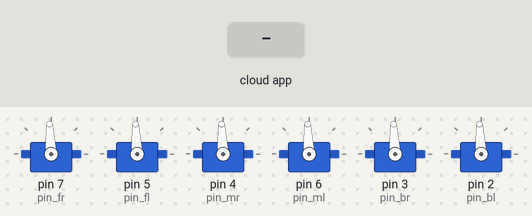
Bench run of a sketch on a simulated Arduino Mega 2560, built with avr-gcc and run on an emulated ATmega2560. On the bench: 6 × servo. The test bench sets the inputs (shaded band). The ROS host is connected and sends only what is stated.

Above: at 8.2 s.
8.3 s: the phone or cloud app sets PWM_VALUE to 0
At 10.4 s:
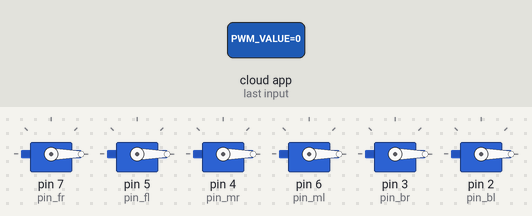
Timing chart, 0 to 11.9 s (numbered marks = the images above; inputs shaded):
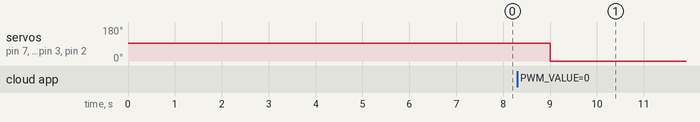

Measured:
- after the input at 8.3 s, servo on pin 7 (pin_fr), servo on pin 5 (pin_fl), servo on pin 4 (pin_mr), servo on pin 6 (pin_ml), servo on pin 3 (pin_br), servo on pin 2 (pin_bl): 93° → 0° after 0.70 s

The sketch:

thruster_calibration.ino
```cpp
#include <Servo.h>
#include <ros.h>
#include <ros/time.h>
#include <sensor_msgs/Range.h>
#include <std_msgs/Int32.h>
#include <std_msgs/Int32MultiArray.h>
#include <std_msgs/Float32.h>
#include <std_msgs/String.h>

std_msgs::String pub_msg;
// std_msgs::String imu_msg;
// std_msgs::String pressure_msg;

Servo servoFrontRight;
Servo servoFrontLeft;
Servo servoMiddleRight;
Servo servoMiddleLeft;
Servo servoBackLeft;
Servo servoBackRight;

// ===== for Arduino Mega ===========
byte pin_fr = 7;
byte pin_fl = 5;
byte pin_mr = 4;
byte pin_ml = 6;
byte pin_br = 3;
byte pin_bl = 2;

ros::NodeHandle nh;

int pwm_fr=1500 ,pwm_fl=1500,pwm_mr=1500,pwm_ml=1500,pwm_br=1500,pwm_bl=1500;
String pwm_value="1500 1500 1500 1500 1500 1500";
// String imu_value="imu value";
// String pressure_value="pressure value";
char pwm[30]= "1500 1500 1500 1500 1500 1500";
// char imu_c[9]= "imu value";
// char pressure_c[14]= "pressure value";


void message7(const std_msgs::String& msg)
{
  //Serial.print("Inside Message7 ");
  //Serial.print(int(msg.data));
  pwm_value= msg.data;


  pwm_fr= (pwm_value.substring(0,4)).toInt();
  pwm_fl= (pwm_value.substring(5,9)).toInt();
  pwm_mr= (pwm_value.substring(10,14)).toInt();
  pwm_ml= (pwm_value.substring(15,19)).toInt();
  pwm_br= (pwm_value.substring(20,24)).toInt();
  pwm_bl= (pwm_value.substring(25)).toInt();

}


ros::Publisher pub("Verify", &pub_msg);
ros::Subscriber<std_msgs::String> sub("PWM_VALUE", &message7);

void setup()
{

  nh.initNode();
  nh.subscribe(sub);
  nh.advertise(pub);
  // nh.advertise(pub_imu);
  // nh.advertise(pub_pressure);

  servoFrontRight.attach(pin_fr);
  servoFrontLeft.attach(pin_fl);
  servoMiddleRight.attach(pin_mr);
  servoMiddleLeft.attach(pin_ml);
  servoBackRight.attach(pin_br);
  servoBackLeft.attach(pin_bl);

  servoFrontRight.writeMicroseconds(1500);
  servoFrontLeft.writeMicroseconds(1500);
  servoMiddleRight.writeMicroseconds(1500);
  servoMiddleLeft.writeMicroseconds(1500);
  servoBackRight.writeMicroseconds(1500);
  servoBackLeft.writeMicroseconds(1500);

  delay(7000); // delay to allow the ESC to recognize the stopped signal<br />
}

void MOVE()
{
  //servoFrontRight.write(pwm_fr);


  servoFrontRight.writeMicroseconds(pwm_fr);
  servoFrontLeft.writeMicroseconds(pwm_fl);
  servoMiddleRight.writeMicroseconds(pwm_mr);
  servoMiddleLeft.writeMicroseconds(pwm_ml);
  servoBackRight.writeMicroseconds(pwm_br);
  servoBackLeft.writeMicroseconds(pwm_bl);

    delay(1000);
    pwm_value.toCharArray(pwm, 30);
    pub_msg.data = pwm;
    pub.publish(&pub_msg);
}

/*void IMU_DATA(){

    imu_value.toCharArray(imu_c, 10);
    imu_msg.data = imu_c;
    pub_imu.publish(&imu_msg);


}

void PRESSURE_DATA(){

    pressure_value.toCharArray(pressure_c, 15);
    pressure_msg.data = pressure_c;
    pub_pressure.publish(&pressure_msg);

}*/


void loop()
{
    Serial.println("Inside loop");

    MOVE();

    // IMU_DATA();
    // PRESSURE_DATA();


   nh.spinOnce();

}
```
